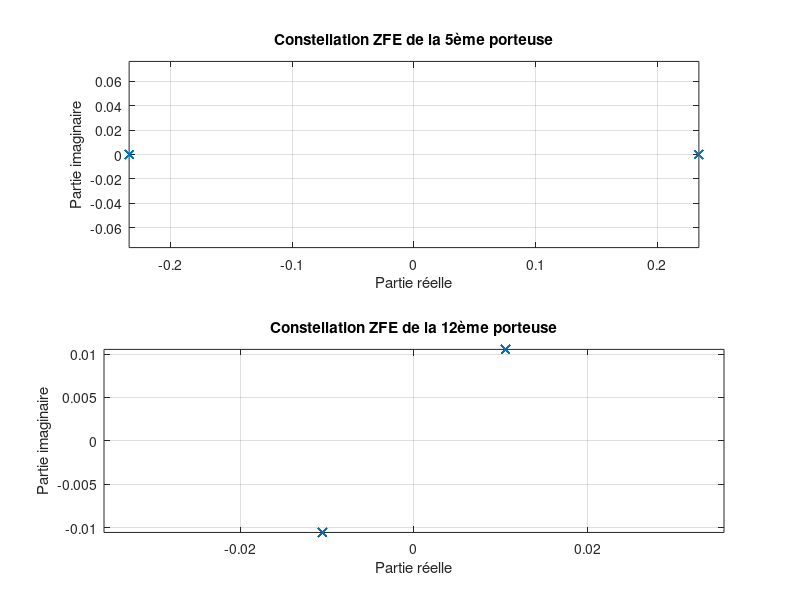
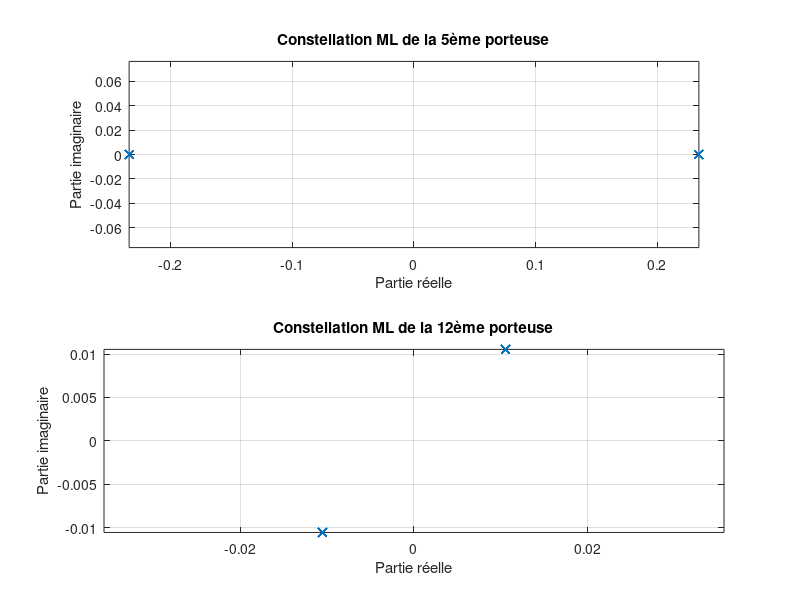

Here is the MATLAB script that generated these plots, in order:
clear all;
close all;

% Mapping BPSK (moyenne nulle et variance 1) :
% 1 -->  1V
% 0 --> -1V

% Paramètres :
n = 10000;          % nb de bits à transmettre
Fe = 24000;         % (Hz) Fréquences d'échantillonages

% Paramètres des monoporteuses
Ts = 10;            % durée symbole en monoporteuse
Fs = 1/Ts;          % fréquence symbole en monoporteuse
M = 2;              % modulation

% Paramètres de la chaine de transmission OFDM
N = 16;             % nb porteuses
Ts_OFDM = N*Ts;     % durée symbole OFDM
R_OFMD = 1/Ts_OFDM; % débit sortie OFDM


% Génération du signal OFDM
% Génération des bits / de l'information
bits = randi([0 1],1,n);

% Création des symboles
symboles = 2*bits - 1;  % Mapping BPSK | 1 --> +1V | 0 --> -1V |

% On reshape pour faire correspondre aux N porteuses
symboles_OFDM = reshape(symboles, N, n/N);

% Passe dans le mode temporel
symboles_OFDM = ifft(symboles_OFDM);


% INITIALISATION DU CANAL MULTI-TRAJET
h = [0.227 0.46 0.688 0.46 0.227];


% Ajout de préfixe cyclique 4 porteuses en plus
% on ajoute au débuts des monoporteuses la copie des 4 dernières
mat_OFDM = [symboles_OFDM(end-3:end,:); symboles_OFDM];  % Ajout en tête des porteuses !!

% On obtient ainsi le signal OFDM avec l'ajout de l'intervalle de garde
signal_OFDM = reshape(mat_OFDM, 1, []); % On replace le signal en 1 seul vecteur ligne


% Réception du signal après canal multitrajet
% Passage du signal OFDM dans le canal de propagation multitrajets
signal_recu_IG = filter(h,1,signal_OFDM);

% Opération chaine de réception 
% Reshape pour obtenir l'information sous forme de porteuse
mat_recu_IG = reshape(signal_recu_IG, N + 4, []);

% On enlève les 4 premières "porteuses" qui sont l'ajout de préfixe cyclique
mat_recu = mat_recu_IG(5:end,:);

% On repasse en domaine fréquentiel pour le traitement de OFDM
mat_recu_freq = fft(mat_recu);


% =================================================================
% =                                                               =
% = 3 Implantation de la chaine de transmission OFDM avec         =
% =   canal multi-trajets, sans bruit                             =
% =                                                               =    
% = 3.4 Implantation avec préfixe cyclique et égalisation         =
% =                                                               =
% =================================================================



% Implantation de l'égaliseur de type ZFE
% Génération de l'égaliseur H_ZFE via la FFT de h limité a N
C = fft(h, N);
H_ZFE = 1./C;
Mat_recu_ZFE = mat_recu_freq .* H_ZFE.';

signal_traitement = reshape(Mat_recu_ZFE, 1, n);

% Tracé de 2 constellations obtenues en réception
constellation_porteuse_5 = mat_recu_freq(5,:);
constellation_porteuse_12 = mat_recu_freq(12,:);

% On va tracer la 5 et 12 ième
figure;
subplot(2, 1, 1);
plot(real(constellation_porteuse_5), imag(constellation_porteuse_5), 'x');
title('Constellation ZFE de la 5ème porteuse');
xlabel('Partie réelle');
ylabel('Partie imaginaire');
axis equal;
grid on;

subplot(2, 1, 2);
plot(real(constellation_porteuse_12), imag(constellation_porteuse_12), 'x');
title('Constellation ZFE de la 12ème porteuse');
xlabel('Partie réelle');
ylabel('Partie imaginaire');
axis equal;
grid on;


% Calcul du TEB Théorique
% Prend la décision de bits = 1 ssi val_reel > 0 
% sinon = 0 !
% Ce qui correspond bien a notremodulation d'origine
mat_decision = real(signal_traitement) > 0;
mat_erreur = (mat_decision ~= bits); % si différent -> 1

TEB = sum(mat_erreur)/n;
disp("TEB ZFE théorique = " + TEB);




% Implantation de l'égaliseur de type ML
% Génération de l'égaliseur H_ML via la FFT de h limité a N
H_ML = C';
Mat_recu_ML = H_ML .* mat_recu_freq;

signal_traitement = reshape(Mat_recu_ML, 1, n);

% Tracé de 2 constellations obtenues en réception
constellation_porteuse_5 = mat_recu_freq(5,:);
constellation_porteuse_12 = mat_recu_freq(12,:);

% On va tracer la 5 et 12 ième
figure;
subplot(2, 1, 1);
plot(real(constellation_porteuse_5), imag(constellation_porteuse_5), 'x');
title('Constellation ML de la 5ème porteuse');
xlabel('Partie réelle');
ylabel('Partie imaginaire');
axis equal;
grid on;

subplot(2, 1, 2);
plot(real(constellation_porteuse_12), imag(constellation_porteuse_12), 'x');
title('Constellation ML de la 12ème porteuse');
xlabel('Partie réelle');
ylabel('Partie imaginaire');
axis equal;
grid on;


% Calcul du TEB Théorique
% Prend la décision de bits = 1 ssi val_reel > 0 
% sinon = 0 !
% Ce qui correspond bien a notremodulation d'origine
mat_decision = real(signal_traitement) > 0;
mat_erreur = (mat_decision ~= bits); % si différent -> 1

TEB = sum(mat_erreur)/n;
disp("TEB ML théorique = " + TEB);
